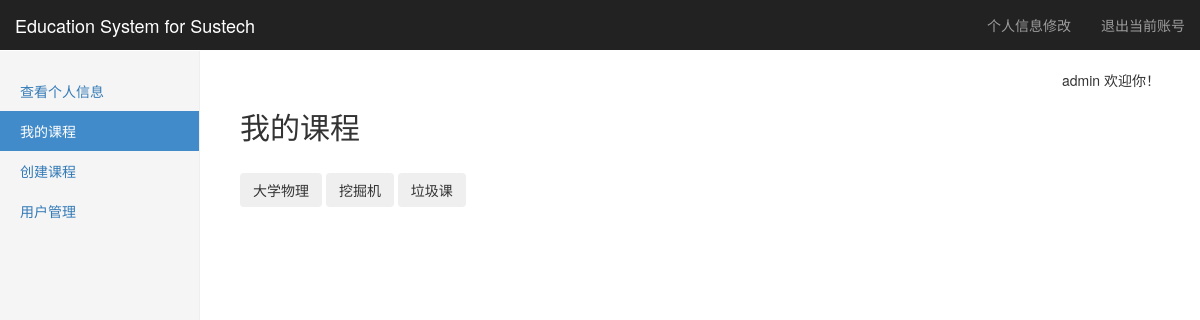
Page /course (signed in) on the earlier database version.
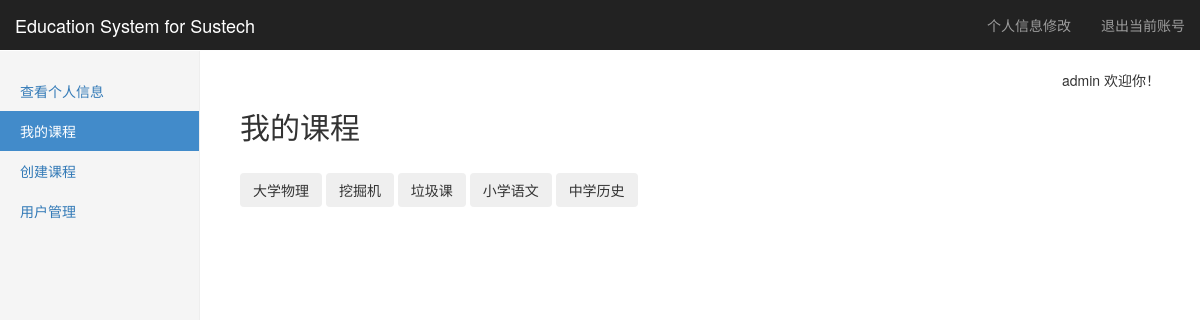
Same page on the later database version.
### tables this page shows
CREATE TABLE "course" (
	`courseid`	INTEGER NOT NULL PRIMARY KEY AUTOINCREMENT,
	`teacherid`	int,
	`name`	string NOT NULL,
	`term`	string,
	`time`	string,
	`intro`	string
);

### Listener.py (the view, shortened to what this page needs)
@app.route(course_url, methods=['GET', 'POST'])
def course():
    Course= SQL_Course(get_db())
    if not (session.get('login') and session.get('username') and session.get('privilege')):
        return redirect(url_for('logout'))
    username = session['username']
    p = session['privilege']
    sidebar = GetSideBar(GetBar(p), '我的课程')
    if(p==1):
        mycourse=Course.SearchCourse_1(username)
    elif(p==2):
        mycourse=Course.SearchCourse_2(username)
    elif(p==3):
        mycourse=Course.SearchCourse_3()
    else:
        return redirect(url_for('logout'))
    xcourse=request.args.get('course','')
    seek=False
    if(len(mycourse)!=0):
        for i in mycourse:
            if(i['name']==xcourse):
                seek=True
                break
    if(seek==False):
        return render_template("course.html", username=username, sidebar=sidebar, mycourse=mycourse,p=p)

### Config/Link_db.py (called while the page is built)
    def select(self,sql):
        try:
            self.__cursor.execute(sql)
            data = self.__cursor.fetchall()
            return data
        except:
            print("Error: unable to fecth data with sql query: "+sql)
            return False

    def close(self):
        if(self.__db!=None):
            self.__db.close()

### Listener.py (called while the page is built)
def get_db():   #使用flask的g对象，每次访问都会有个独立的g对象，保证线程的数据库操作的安全
    if not hasattr(g, 'db'):
        g.db = Link_db()
    return g.db

def GetBar(privilege):  #根据用户privilege返回不同的sidebar
    if(privilege==3):
        return adminbar
    elif(privilege==2):
        return teacherbar
    elif(privilege==1):
        return studentbar

### SQL_libarary/Func_lib.py (called while the page is built)
def GetSideBar(sidebar,activebar=None): #对sidebar进行整理并返回整理好的元组
    result=[]
    for key in sidebar:
        bar1={}
        bar1['name']=key
        bar1['href']=sidebar[key]
        if(activebar==key):
            bar1['active']='active'
        result.append(bar1)
    return result

### templates/course.html (shortened to what this page needs)
{% extends "layout.html" %}
{% block body %}
<h2>我的课程</h2>
<br/>
{% for course in mycourse %}
<button class="btn" onclick="go('{{ course.name }}');">{{ course.name }}</button>
{% else %}
<p>还未选过课</p>
<button class="btn btn-primary" onclick="window.location.href='/course/select';">现在去选课</button>
{% endfor %}
{% endblock %}

Differences in the rows shown:
added course: name "小学语文"
added course: name "中学历史"
